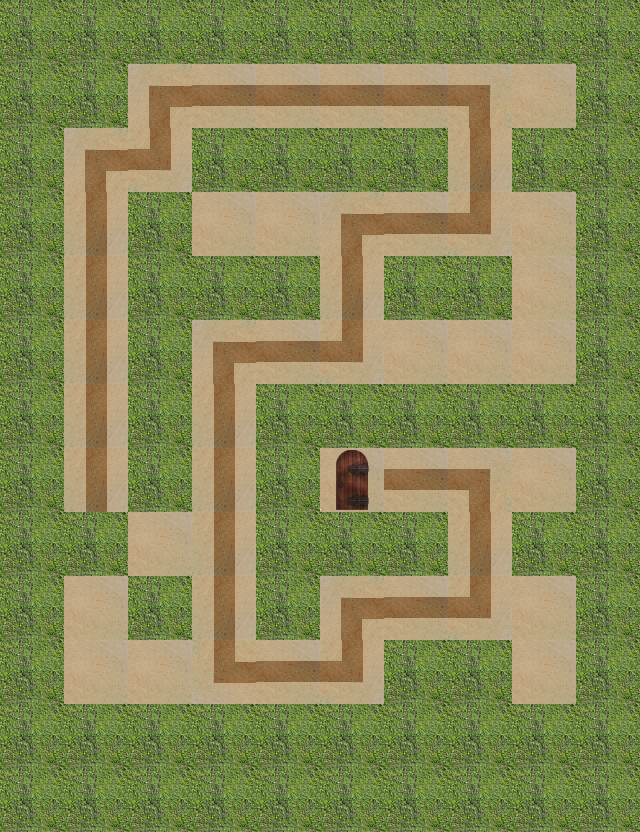

This is a level from a 2D game, rendered from its Tiled map with the project's own tilesets. A one-line summary and the map file follow, with tile-layer data summarised:
An orthogonal 10x13 tile map with 64x64 px tiles, 4 tile layers (path, wall, hint, end), 1 hidden layer not drawn.

<map version="1.0" orientation="orthogonal" renderorder="right-down" width="10" height="13" tilewidth="64" tileheight="64">
 <properties>
  <property name="bestTimePossible" value="10.81" />
  <property name="viewSize" value="5" />
 </properties>
 <tileset firstgid="1" name="sandbush" tilewidth="64" tileheight="64">
  <image source="sandbush.png" width="256" height="192" />
 </tileset>
 <layer name="path" width="10" height="13">
  <data>[130 cells, 50 non-empty, 1 distinct tile ids]</data>
 </layer>
 <layer name="wall" width="10" height="13">
  <data>[130 cells, 80 non-empty, 1 distinct tile ids]</data>
 </layer>
 <layer name="hint" width="10" height="13">
  <data>[130 cells, 34 non-empty, 6 distinct tile ids]</data>
 </layer>
 <layer name="start" width="10" height="13" visible="0">
  <data>[130 cells, 1 non-empty, 1 distinct tile ids]</data>
 </layer>
 <layer name="end" width="10" height="13">
  <data>[130 cells, 1 non-empty, 1 distinct tile ids]</data>
 </layer>
</map>
